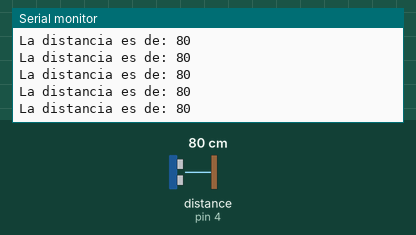
Simulated run of this sketch. Board: Arduino Uno, built with avr-gcc and run on an emulated ATmega328P. On the bench: the last lines printed to the serial monitor. Wiring (inferred from the names in the program): ultrasonic range finder: trigger pin 3; echo pin 4. Inputs (shaded band) come from the test bench; at power-on: distance to the obstacle (sensor on pin 4) 80 cm. The echo pulse lasts 58.3 µs per cm.

Above: at 1.2 s.
1.3 s: distance to the obstacle (sensor on pin 4) set to 2 cm
At 1.59 s:
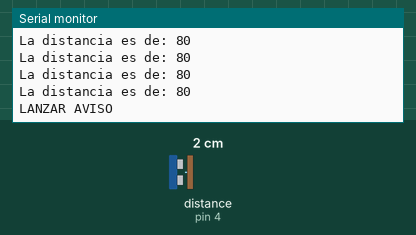
3.3 s: distance to the obstacle (sensor on pin 4) set to 35 cm
At 3.4 s:
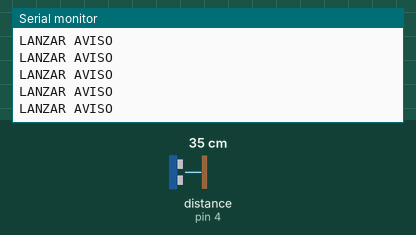
Timing chart, 0 to 6.3 s (numbered marks = the images above; inputs shaded):
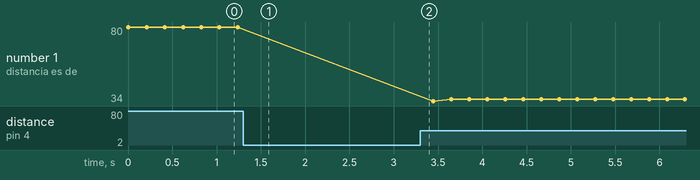

Measured:
- after the input at 1.3 s, the serial monitor: prints a new line after 0.14 s (image 1)
- plotted number 1: 80 → 35 after the input at 3.3 s

The sketch:

Arduino-Medicion_distancia_HC-SR04.ino
```cpp
/*
Programa usando HC-SR04 para medición de distancias

David Zamora para Javier Carrillo
19/08/217
*/


//Pines
int Trig = 3; //Emisor de onda sonora
int Echo = 4; //Recepto de onda sonora

void setup() {
  // put your setup code here, to run once:
  Serial.begin(9600);
  pinMode(Trig, OUTPUT);
  pinMode(Echo, INPUT);

}

void loop() {

  long duracion;
  long distancia;

  digitalWrite(Trig, LOW);
  delayMicroseconds(4);   //Paramos durante 4 microsegundos el pulso de sonido para saber que iniciamos desde vacío.
  digitalWrite(Trig, HIGH);
  delayMicroseconds(10);   //Lanzamos un pulso de sonido durante 10 microsegundos.
  digitalWrite(Trig, LOW);
  //De forma automática se envían 8 pulsos de 40khz creando la onda de sonido

  duracion = pulseIn(Echo, HIGH); //Recibimos el tiempo (en microsegundos) que tarda en volver el eco de la onda sonora.

  //Dividimos entre dos para saber el tiempo que se tarda en llegar al obstáculo.
  duracion = duracion/2;

  //Recordamos que la velocidad del sonido en condciones normales es de 343 m/s
  /*
  343 metros / 1 segundo = 1cm / 29.2 microsegundos
  */

  //Hacemos una regla de tres para calcular la distancia al objeto
  /*
  distancia = (duracion microsegundos * 1 cm) / 29.2 microsegundos
  */

  distancia = duracion / 29;  //Redondeamos, sólo se puede trabajar con enteros
  if (distancia > 5){
    Serial.print("La distancia es de: ");
    Serial.println(distancia);
  }
  else
    Serial.println("LANZAR AVISO");

  delay(200);

}
```
